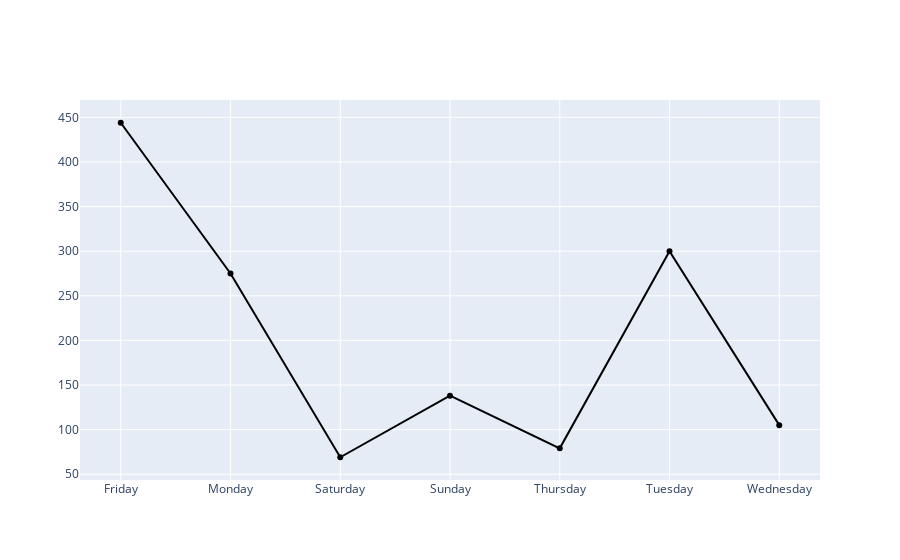

Notebook source saved alongside this figure:
### Code cell
#px.line(by_weak, x='weekly', y="counts",title='Weekly Wise Issues Created',markers=True)

fig = go.Figure(data=go.Scatter(x=by_weak['weekly'].astype(dtype=str), 
                                y=by_weak['counts'],
                                marker_color='black'))
fig.show()

### Figure 1 — Plotly figure (JSON) as saved in the notebook; plotly's stock layout.template omitted (floating-point values rounded to 4 significant figures)
{"data": [{"marker": {"color": "black"}, "type": "scatter", "x": ["Friday", "Monday", "Saturday", "Sunday", "Thursday", "Tuesday", "Wednesday"], "y": [444, 275, 69, 138, 79, 300, 105]}], "layout": {}}
